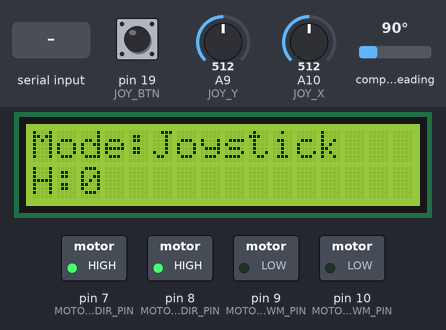
Simulated run of this sketch. Board: Arduino Mega 2560, built with avr-gcc and run on an emulated ATmega2560. Shown: 16×2 character LCD, switched loads named in the sketch (green lamp = pin HIGH). Wiring (inferred from the names in the program): CMPS compass at I2C address 0x60. The test bench sets the inputs (shaded band); at power-on: A9 (JOY_Y) = 512, A10 (JOY_X) = 512, compass heading 90°, pin 19 (JOY_BTN) HIGH.

Above: at 1.2 s.
1.3 s: A9 (JOY_Y) set to 350
At 2.0 s:
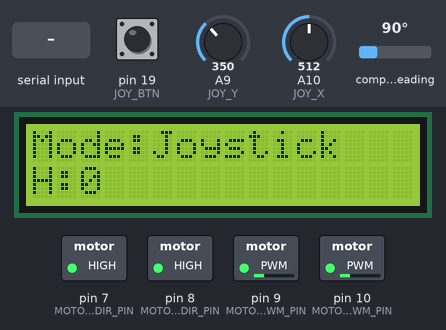
2.8 s: A10 (JOY_X) set to 350
At 3.1 s:
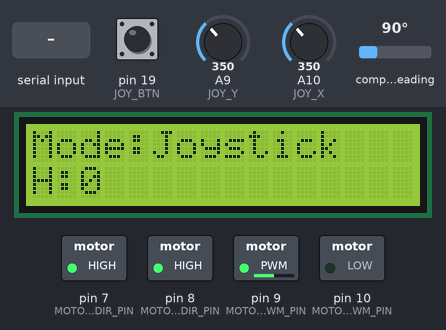
4.3 s: "Move:\n" received over Serial
5.8 s: "Dir:90\n" received over the second serial link
At 6.9 s:
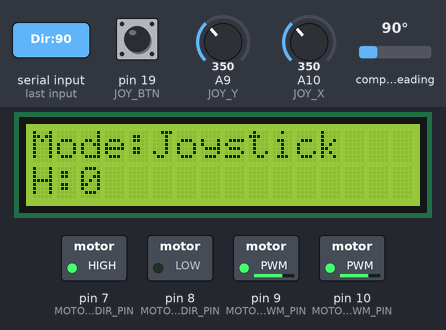
7.3 s: compass heading set to 156°
8.8 s: compass heading set to 165°
At 9.4 s:
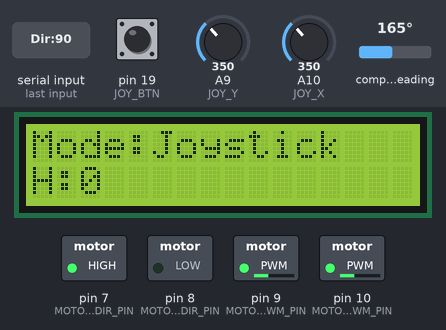
Timing chart, 0 to 11.3 s (numbered marks = the images above; inputs shaded):
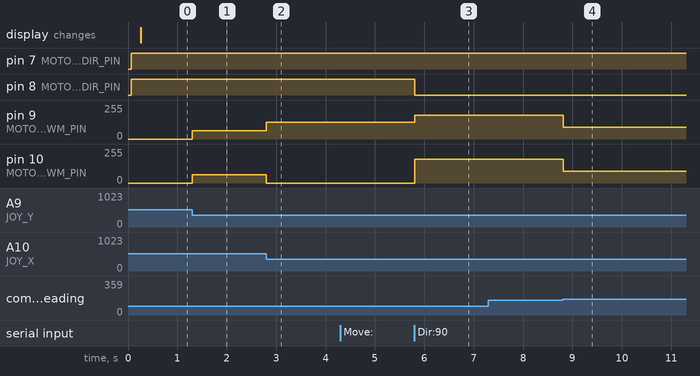

Measured:
- the behaviour switches between 159 and 160° on compass heading (found by bisection; images 3 and 4)
- after the input at 1.3 s, pin 9 (MOTOR_L_PWM_PIN), pin 10 (MOTOR_R_PWM_PIN): 0/255 → 63/255 at once
- after the input at 2.8 s, pin 9 (MOTOR_L_PWM_PIN): 63/255 → 126/255 at once; pin 10 (MOTOR_R_PWM_PIN): 63/255 → 0/255 at once
- after the input at 5.8 s, pin 8 (MOTOR_R_DIR_PIN): HIGH → LOW at once; pin 9 (MOTOR_L_PWM_PIN): 126/255 → 180/255 at once; pin 10 (MOTOR_R_PWM_PIN): 0/255 → 180/255 at once
- after the input at 7.3 s, every drawn part: stays the same
- after the input at 8.8 s, pin 9 (MOTOR_L_PWM_PIN), pin 10 (MOTOR_R_PWM_PIN): 180/255 → 90/255 at once

The sketch:

errr.ino
```cpp
#include <Wire.h>
#include <LiquidCrystal.h>

// ================= LCD =================
LiquidCrystal lcd(23,25,27,29,31,33);

// ================= MOTOR =================
#define MOTOR_FORWARD HIGH
#define MOTOR_BACKWARD LOW
#define MOTOR_L_DIR_PIN 7
#define MOTOR_R_DIR_PIN 8
#define MOTOR_L_PWM_PIN 9
#define MOTOR_R_PWM_PIN 10

// ================= COMPASS =================
#define CMPS14_ADDRESS 0x60
float compassOffset = 0;

// ================= SPEED =================
int motorSpeedPWM = 200;

// ================= JOYSTICK =================
#define JOY_X A10
#define JOY_Y A9
#define JOY_BTN 19

// ================= GLOBAL =================
String usbBuffer = "";
String espBuffer = "";
bool espBusy = false;
unsigned long lastLCD = 0;

// ================= MOTOR CONTROL =================
void setMotors(int l, int r){
  digitalWrite(MOTOR_L_DIR_PIN, l>=0?MOTOR_FORWARD:MOTOR_BACKWARD);
  digitalWrite(MOTOR_R_DIR_PIN, r>=0?MOTOR_FORWARD:MOTOR_BACKWARD);
  analogWrite(MOTOR_L_PWM_PIN, abs(constrain(l,-255,255)));
  analogWrite(MOTOR_R_PWM_PIN, abs(constrain(r,-255,255)));
}

void stopMotors(){
  analogWrite(MOTOR_L_PWM_PIN,0);
  analogWrite(MOTOR_R_PWM_PIN,0);
}

// ================= COMPASS =================
float getRawHeading(){
  Wire.beginTransmission(CMPS14_ADDRESS);
  Wire.write(0x02);
  Wire.endTransmission();
  Wire.requestFrom(CMPS14_ADDRESS,2);
  if(Wire.available()<2) return -1;
  return ((Wire.read()<<8)|Wire.read())/10.0;
}

float getHeading(){
  float h = getRawHeading();
  if(h<0) return -1;
  h += compassOffset;
  if(h>=360) h-=360;
  if(h<0) h+=360;
  return h;
}

// ================= TURN =================
bool turnToHeading(float target){
  float cur = getHeading();
  if(cur<0) return false;
  float diff = fmod((target-cur+540),360)-180;
  float ad = abs(diff);
  bool right = diff>0;

  if(ad>20)      setMotors(right?180:-180, right?-180:180);
  else if(ad>5)  setMotors(right?90:-90, right?-90:90);
  else {
    stopMotors();
    return true;
  }
  return false;
}

void turnToDegree(float deg){
  espBusy=true;
  while(!turnToHeading(deg)){
    delay(20);
  }
  stopMotors();
  espBusy=false;
}

void faceNorth(){
  turnToDegree(0);
}

// ================= DRIVE =================
void driveDistanceCM(int cm){
  espBusy=true;
  int dir = cm>0?1:-1;
  setMotors(dir*motorSpeedPWM, dir*motorSpeedPWM);
  delay(abs(cm)*80);
  stopMotors();
  espBusy=false;
}

// ================= JOYSTICK =================
void readJoystick(){
  int rawX = analogRead(JOY_X) - 512;
  int rawY = analogRead(JOY_Y) - 512; // sửa lại 512 - ... trước đây
  int x = -rawX;  // invert nếu cần, quẹo đúng chiều
  int y = -rawY;   // forward/backward

  int leftSpeed  = y + x;
  int rightSpeed = y - x;

  // map -512..512 -> -motorSpeedPWM..motorSpeedPWM
  leftSpeed  = map(constrain(leftSpeed,-512,512),-512,512,-motorSpeedPWM,motorSpeedPWM);
  rightSpeed = map(constrain(rightSpeed,-512,512),-512,512,-motorSpeedPWM,motorSpeedPWM);

  setMotors(leftSpeed,rightSpeed);
}

// ================= HANDLE COMMAND =================
void handleCommand(String cmd){
  cmd.trim();
  espBusy=true;

  if(cmd.startsWith("Dir:") || cmd.startsWith("Turn:")){
    float deg = cmd.substring(cmd.indexOf(':')+1).toFloat();
    turnToDegree(deg);
  }
  else if(cmd=="find:North"){
    faceNorth();
  }
  else if(cmd.startsWith("Move:")){
    driveDistanceCM(cmd.substring(5).toInt());
  }
  else if(cmd.startsWith("Speed:")){
    motorSpeedPWM=constrain(cmd.substring(6).toInt(),0,255);
  }

  espBusy=false;
}

// ================= READ SERIAL =================
void readSerial(Stream &port, String &buffer){
  while(port.available()){
    char c = port.read();
    if(c=='\n' || c=='\r'){
      if(buffer.length()){
        handleCommand(buffer);
        buffer="";
      }
    } else buffer+=c;
  }
}

// ================= LCD UPDATE =================
void updateLCD(){
  if(millis()-lastLCD<250) return;
  lastLCD = millis();
  lcd.setCursor(0,1);
  lcd.print("H:    ");
  lcd.setCursor(2,1);
  lcd.print((int)getHeading());
}

// ================= MODE SWITCH =================
void checkModeSwitch(){
  static bool lastBtn = HIGH;
  bool curBtn = digitalRead(JOY_BTN);
  if(lastBtn==HIGH && curBtn==LOW){
    lcd.setCursor(0,0);
    lcd.print("Mode:Joystick ");
    delay(200); // debounce
  }
  lastBtn = curBtn;
}

// ================= SETUP =================
void setup(){
  Serial.begin(9600);    // USB Monitor
  Serial2.begin(9600);   // ESP8266
  Wire.begin();

  pinMode(MOTOR_L_DIR_PIN, OUTPUT);
  pinMode(MOTOR_R_DIR_PIN, OUTPUT);
  pinMode(MOTOR_L_PWM_PIN, OUTPUT);
  pinMode(MOTOR_R_PWM_PIN, OUTPUT);
  pinMode(JOY_BTN, INPUT_PULLUP);

  lcd.begin(16,2);
  lcd.print("Calibrating...");

  compassOffset=-getRawHeading();
  if(compassOffset<0) compassOffset+=360;

  lcd.clear();
  lcd.print("Mode:Joystick");
}

// ================= LOOP =================
void loop(){
  checkModeSwitch();
  readJoystick();                // Joystick luôn chạy
  readSerial(Serial, usbBuffer); // USB luôn đọc
  readSerial(Serial2, espBuffer);// ESP luôn đọc
  updateLCD();
}
```
